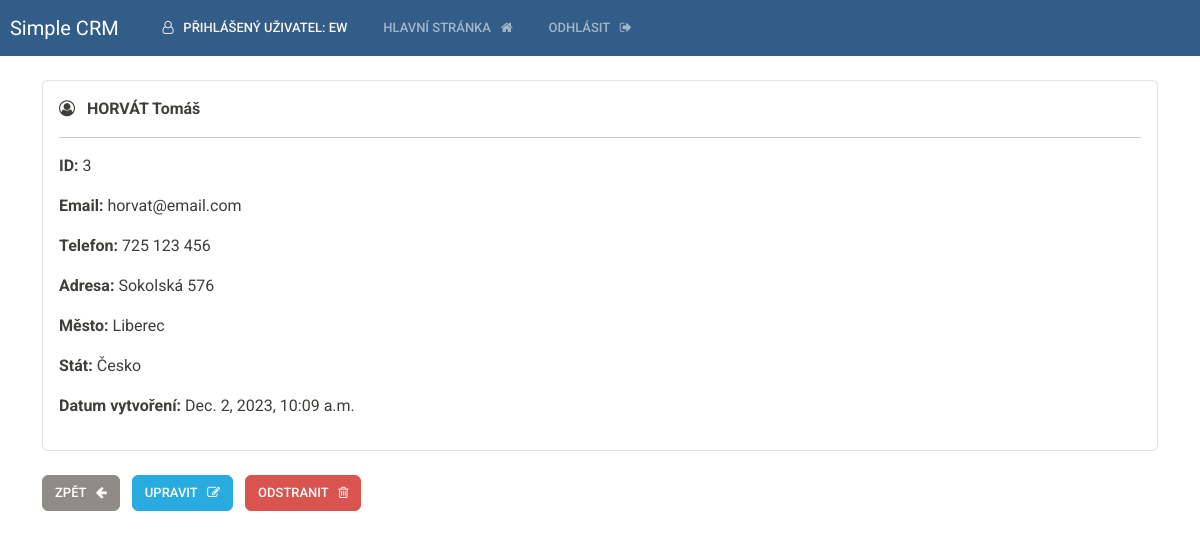
Screenshot of /record/3 (signed in) with the database file from the repository.
### webapp/models.py (models this page shows, shortened)
class Record(models.Model):
    creation_date = models.DateTimeField(auto_now_add=True)
    first_name = models.CharField(max_length=100)
    last_name = models.CharField(max_length=100)
    email = models.CharField(max_length=255)
    phone = models.CharField(max_length=20)
    address = models.CharField(max_length=300)
    city = models.CharField(max_length=255)
    country = models.CharField(max_length=125)

### webapp/views.py (the view)
# urls.py: path('record/<int:pk>', views.singular_record, name="record"), # view single record
@login_required(login_url='my-login')
def singular_record(request, pk):
    all_records = Record.objects.get(id=pk)
    context = {'record':all_records}
    return render(request, 'webapp/view-record.html', context=context)

### webapp/templates/webapp/view-record.html (shortened to what this page needs)
{% extends 'webapp/base.html' %}
{% block content %}
    <div class="card">
        <div class="card-body">
            <strong>
                <i class="fa fa-user-circle-o" aria-hidden="true"></i>
                {{record.last_name|upper}}
                {{record.first_name}}
                <hr>
            </strong>
            <p> <strong> ID: </strong> {{record.id}} </p>
            <p> <strong> Email: </strong> {{record.email}} </p>
            <p> <strong> Telefon: </strong> {{record.phone}} </p>
            <p> <strong> Adresa: </strong> {{record.address}} </p>
            <p> <strong> Město: </strong> {{record.city}} </p>
            <p> <strong> Stát: </strong> {{record.country}} </p>
            <p> <strong> Datum vytvoření: </strong> {{record.creation_date}} </p>
        </div>
    </div>
    <br>
    <a href="{% url 'dashboard' %}" class="btn btn-secondary">
        Zpět &nbsp;
        <i class="fa fa-arrow-left" aria-hidden="true"></i>
    </a>
    <a href="{% url 'update-record' record.id %}" class="btn btn-info">
        Upravit &nbsp;
        <i class="fa fa-pencil-square-o" aria-hidden="true"></i>
    </a>
    <a href="{% url 'delete-record' record.id %}" class="btn btn-danger">
        Odstranit &nbsp;
        <i class="fa fa-trash-o" aria-hidden="true"></i>
    </a>
{% endblock %}

### webapp/templates/webapp/navbar.html (shortened to what this page needs)
<nav class="navbar navbar-expand-lg navbar-dark bg-primary justify-content-center">
    <a class="navbar-brand main-heading" href="{% url '' %}">
      &nbsp; Simple CRM
    </a>
      <div class="collapse navbar-collapse text-center" id="navbarNavDropdown">
        <ul class="navbar-nav mr-auto">
          {% if user.is_authenticated %}
            <li class="nav-link text-light">
              <i class="fa fa-user-o" aria-hidden="true"></i>
              &nbsp; Přihlášený uživatel: {{user}}
            </li>
            <li class="nav-item">
              <a class="nav-link" href="{% url 'dashboard' %}">
                Hlavní stránka &nbsp;
                <i class="fa fa-home" aria-hidden="true"></i> </a>
            </li>
            <li class="nav-item">
              <a class="nav-link" href="{% url 'user-logout' %}">
                Odhlásit &nbsp;
                <i class="fa fa-sign-out" aria-hidden="true"></i>
              </a>
            </li>
        </ul>
        {% endif %}
      </div>
  </nav>

### rows the page displays
Record: last_name "HORVÁT", first_name "Tomáš", id "3", email "horvat@email.com", phone "725 123 456", address "Sokolská 576", city "Liberec", country "Česko", creation_date "Dec. 2, 2023, 10:09 a.m."

### other values shown
{{ user }} "EW"
